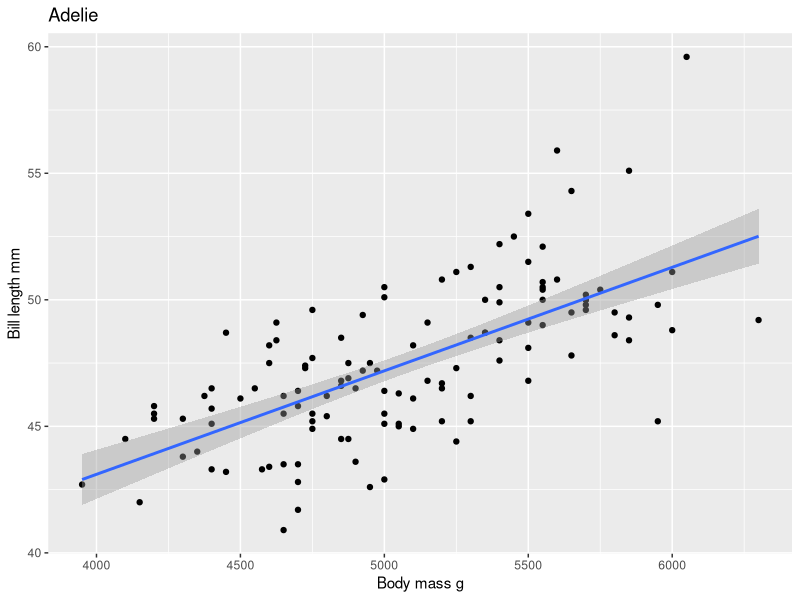

This chart was generated by the following R code:
#penguin plot
library(tidyverse)
library(palmerpenguins)
library(ggplot2)

View(penguins)

penguins |> 
  filter(species == "Gentoo") |> 
  ggplot(aes(x = body_mass_g, y = bill_length_mm)) +
  geom_point() +
  geom_smooth(method = "lm") +
  labs(x = "Body mass g", y = "Bill length mm", title = "Adelie")
